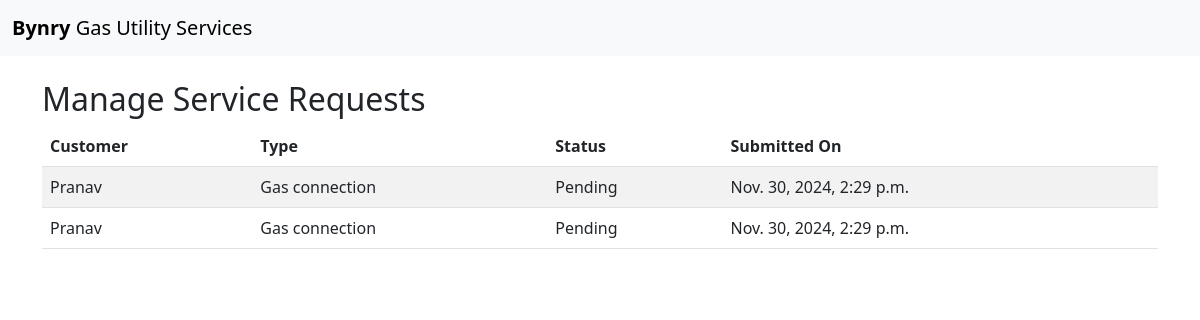
/requests/admin/manage/ (signed in), run on the app's committed database.
### service_requests/models.py (models this page shows, shortened)
class ServiceRequest(models.Model):
    STATUS_CHOICES = [
        ('pending', 'Pending'),
        ('in_progress', 'In Progress'),
        ('resolved', 'Resolved'),
    ]
    customer = models.ForeignKey(User, on_delete=models.CASCADE)
    request_type = models.CharField(max_length=100)
    description = models.TextField()
    attachment = models.FileField(upload_to='attachments/', blank=True, null=True)
    status = models.CharField(max_length=20, choices=STATUS_CHOICES, default='pending')
    created_at = models.DateTimeField(auto_now_add=True)
    updated_at = models.DateTimeField(auto_now=True)

### service_requests/views.py (the view)
# urls.py: path('admin/manage/', views.admin_manage_requests, name='admin_manage_requests'),
@login_required
def admin_manage_requests(request):
    if not request.user.is_staff:
        return redirect('track_requests')
    requests = ServiceRequest.objects.all()
    return render(request, 'service_requests/admin_manage_requests.html', {'requests': requests})

### templates/service_requests/admin_manage_requests.html
{% extends 'base.html' %}
{% block content %}
<h2>Manage Service Requests</h2>
<table class="table table-striped">
    <thead>
        <tr>
            <th>Customer</th>
            <th>Type</th>
            <th>Status</th>
            <th>Submitted On</th>
        </tr>
    </thead>
    <tbody>
        {% for request in requests %}
        <tr>
            <td>{{ request.customer.username }}</td>
            <td>{{ request.request_type }}</td>
            <td>{{ request.get_status_display }}</td>
            <td>{{ request.created_at }}</td>
        </tr>
        {% endfor %}
    </tbody>
</table>
{% endblock %}

### data on the page
ServiceRequest: customer.username "Pranav", request_type "Gas connection", status "Pending", created_at "Nov. 30, 2024, 2:29 p.m."
ServiceRequest: customer.username "Pranav", request_type "Gas connection", status "Pending", created_at "Nov. 30, 2024, 2:29 p.m."
